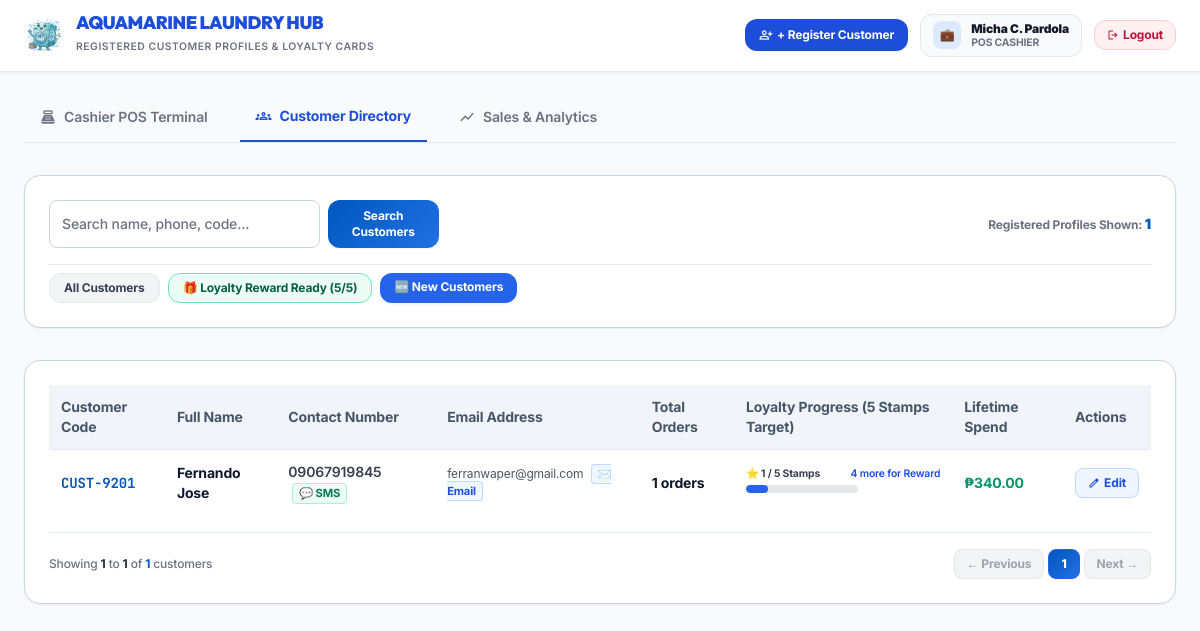
Page /pages/customers.php?filter=new (signed in) on the committed database.
### tables this page shows
CREATE TABLE settings (
            setting_key TEXT PRIMARY KEY,
            setting_value TEXT
        );

CREATE TABLE customers (
            id INTEGER PRIMARY KEY AUTOINCREMENT,
            customer_code TEXT UNIQUE NOT NULL,
            name TEXT NOT NULL,
            contact TEXT DEFAULT 'N/A',
            email TEXT,
            address TEXT,
            created_at DATETIME DEFAULT CURRENT_TIMESTAMP
        );

### pages/customers.php (the view, shortened to what the rows shown need)
<?php
require_once __DIR__ . '/app/Database.php';
require_once __DIR__ . '/app/OrderService.php';
$orderService = new OrderService();
$db = Database::getInstance();
$search = trim($_GET['search'] ?? '');
$filter = trim($_GET['filter'] ?? 'all');
$page = max(1, (int)($_GET['page'] ?? 1));
$limit = 10;
$allCustomers = $db->fetchAll("
    SELECT
        c.*,
        COUNT(o.id) as total_orders,
        SUM(CASE WHEN o.order_status IN ('Completed', 'Claimed', 'Claimed / Completed', 'Ready for Pickup', 'Out for Delivery', 'Delivered', 'Delivered / Completed') THEN 1 ELSE 0 END) as completed_orders_count,
        COALESCE(SUM(o.paid_amount), 0) as lifetime_spend
    FROM customers c
    LEFT JOIN orders o ON o.customer_id = c.id
    WHERE c.name LIKE ? OR c.contact LIKE ? OR c.customer_code LIKE ?
    GROUP BY c.id
    ORDER BY c.id DESC
", ["%$search%", "%$search%", "%$search%"]);
$targetStamps = max(1, (int)($orderService->getSetting('loyalty_stamps_target', '11')));
if ($filter === 'reward_ready') {
    $allCustomers = array_values(array_filter($allCustomers, function($c) use ($targetStamps) {
        $cnt = (int)($c['completed_orders_count'] ?? $c['total_orders'] ?? 0);
        return $cnt > 0 && ($cnt % $targetStamps === 0);
    }));
} elseif ($filter === 'vip') {
    $allCustomers = array_values(array_filter($allCustomers, function($c) {
        return (int)($c['completed_orders_count'] ?? $c['total_orders'] ?? 0) >= 10;
    }));
} elseif ($filter === 'new') {
    $allCustomers = array_values(array_filter($allCustomers, function($c) {
        return (int)($c['completed_orders_count'] ?? $c['total_orders'] ?? 0) <= 2;
    }));
}
$offset = ($page - 1) * $limit;
$customers = array_slice($allCustomers, $offset, $limit);
?>
<!DOCTYPE html>
<html class="light" lang="en">
<head>
    <link href="assets/css/offline-tailwind.css" rel="stylesheet"/>
    <script src="https://cdn.tailwindcss.com?plugins=forms,container-queries"></script>
    <script id="tailwind-config">
        tailwind.config = {
            darkMode: "class",
            theme: {
                extend: {
                    "colors": {
                        "primary": "#0058be",
                        "primary-container": "#2170e4",
                        "secondary": "#006c49",
                        "background": "#f8fafc",
                        "surface": "#f8fafc",
                        "on-surface": "#0f172a",
                        "on-surface-variant": "#475569",
                        "surface-container-lowest": "#ffffff",
                        "surface-container-low": "#f1f5f9"
                    },
                    "fontFamily": {
                        "headline": ["Outfit", "Plus Jakarta Sans", "sans-serif"],
                        "subheading": ["Plus Jakarta Sans", "sans-serif"],
                        "body": ["Inter", "sans-serif"],
                        "mono": ["JetBrains Mono", "monospace"]
                    }
                },
            },
        }
    </script>
</head>
<body class="bg-background font-body text-on-surface">
    <header class="bg-white border-b border-gray-200 px-6 py-3.5 sticky top-0 z-40 shadow-xs">
        <div class="max-w-7xl mx-auto flex flex-wrap items-center justify-between gap-4">
            <div class="flex items-center gap-3">
                <div>
                    <h1 class="text-lg font-black tracking-tight text-blue-700 font-headline uppercase leading-none">
                        AQUAMARINE LAUNDRY HUB
                    </h1>
                </div>
            </div>
        </div>
    </header>
    <main class="px-6 py-8 max-w-7xl mx-auto space-y-8">
        <div class="bg-surface-container-lowest p-6 rounded-2xl border border-outline shadow-sm mb-8 space-y-4">
            <div class="flex flex-wrap gap-2 pt-2 border-t">
                <a href="customers.php?filter=all<?= $search ? '&search=' . urlencode($search) : '' ?>" class="px-3.5 py-1.5 rounded-xl text-xs font-bold transition-all <?= $filter === 'all' ? 'signature-gradient text-white shadow-xs' : 'bg-gray-100 text-gray-700 hover:bg-gray-200 border border-gray-200' ?>">All Customers</a>
                <a href="customers.php?filter=reward_ready<?= $search ? '&search=' . urlencode($search) : '' ?>" class="px-3.5 py-1.5 rounded-xl text-xs font-bold transition-all <?= $filter === 'reward_ready' ? 'bg-emerald-600 text-white shadow-xs' : 'bg-emerald-50 text-emerald-800 border border-emerald-300 hover:bg-emerald-100' ?>">🎁 Loyalty Reward Ready (<?= $targetStamps ?>/<?= $targetStamps ?>)</a>
                <a href="customers.php?filter=new<?= $search ? '&search=' . urlencode($search) : '' ?>" class="px-3.5 py-1.5 rounded-xl text-xs font-bold transition-all <?= $filter === 'new' ? 'bg-blue-600 text-white shadow-xs' : 'bg-blue-50 text-blue-800 border border-blue-200 hover:bg-blue-100' ?>">🆕 New Customers</a>
            </div>
        </div>
        <div class="bg-surface-container-lowest p-6 rounded-2xl border border-outline shadow-sm">
            <div class="overflow-x-auto">
                <table class="w-full text-left text-sm border-collapse">
                    <thead>
                        <tr class="bg-surface-container-low text-on-surface-variant font-semibold border-b">
                            <th class="p-3">Customer Code</th>
                            <th class="p-3">Full Name</th>
                            <th class="p-3">Contact Number</th>
                            <th class="p-3">Email Address</th>
                            <th class="p-3">Total Orders</th>
                            <th class="p-3">Loyalty Progress (<?= $targetStamps ?> Stamps Target)</th>
                            <th class="p-3">Lifetime Spend</th>
                            <th class="p-3">Actions</th>
                        </tr>
                    </thead>
                    <tbody class="divide-y">
                        <?php if (empty($customers)): ?>
                            <tr>
                                <td colspan="8" class="text-center py-8 text-on-surface-variant">No customers found. Click <strong>Register Customer</strong> to add one.</td>
                            </tr>
                        <?php else: ?>
                            <?php foreach ($customers as $c): ?>
                                <?php
                                    $totalCompleted = (int)($c['completed_orders_count'] ?? $c['total_orders'] ?? 0);
                                    $remainder = $totalCompleted % $targetStamps;
                                    $stamps = ($totalCompleted > 0 && $remainder === 0) ? $targetStamps : $remainder;
                                    $isEligible = ($stamps === $targetStamps);
                                ?>
                                <tr class="hover:bg-surface-container-low transition-all">
                                    <td class="p-3 font-mono font-bold text-primary"><?= htmlspecialchars($c['customer_code']) ?></td>
                                    <td class="p-3 font-bold text-on-surface"><?= htmlspecialchars($c['name']) ?></td>
                                    <td class="p-3 font-semibold text-gray-700">
                                        <?= htmlspecialchars($c['contact']) ?>
                                        <?php if ($c['contact'] !== 'N/A'): ?>
                                            <button type="button" onclick="sendMobileSMS('<?= htmlspecialchars(addslashes($c['contact'])) ?>', 'Aquamarine Laundry: Hello <?= htmlspecialchars(addslashes($c['name'])) ?>, your laundry order update is ready!', this)" class="ml-1 text-2xs bg-emerald-50 text-emerald-700 px-1.5 py-0.5 rounded border border-emerald-200 font-bold hover:bg-emerald-100">💬 SMS</button>
                                        <?php endif; ?>
                                    </td>
                                    <td class="p-3 text-xs text-gray-600">
                                        <?= htmlspecialchars($c['email'] ?: 'N/A') ?>
                                        <?php if (!empty($c['email'])): ?>
                                            <a href="mailto:<?= rawurlencode($c['email']) ?>" class="ml-1 text-2xs bg-blue-50 text-blue-700 px-1.5 py-0.5 rounded border border-blue-200 font-bold">✉️ Email</a>
                                        <?php endif; ?>
                                    </td>
                                    <td class="p-3 font-bold"><?= $c['total_orders'] ?> orders</td>
                                    <td class="p-3">
                                        <?php
                                            $loyaltyDataJson = htmlspecialchars(json_encode([
                                                'id' => $c['id'],
                                                'name' => $c['name'],
                                                'code' => $c['customer_code'],
                                                'contact' => $c['contact'],
                                                'total_orders' => $totalCompleted,
                                                'stamps' => $stamps,
                                                'target_stamps' => $targetStamps,
                                                'is_eligible' => $isEligible
                                            ]), ENT_QUOTES, 'UTF-8');
                                        ?>
                                        <?php if ($isEligible): ?>
                                            <button type="button" onclick="openLoyaltyModal(<?= $loyaltyDataJson ?>)" class="inline-flex items-center gap-1 bg-emerald-100 text-emerald-900 border border-emerald-300 px-2.5 py-1 rounded-lg text-xs font-bold shadow-2xs hover:bg-emerald-200 cursor-pointer">
                                                🎁 REWARD READY!
                                            </button>
                                        <?php else: ?>
                                            <button type="button" onclick="openLoyaltyModal(<?= $loyaltyDataJson ?>)" class="space-y-1 text-left w-full hover:opacity-80 cursor-pointer">
                                                <div class="flex justify-between items-center text-3xs font-bold text-gray-700">
                                                    <span>⭐ <?= $stamps ?> / <?= $targetStamps ?> Stamps</span>
                                                    <span class="text-blue-700 font-semibold"><?= max(0, $targetStamps - $stamps) ?> more for Reward</span>
                                                </div>
                                                <div class="w-28 bg-gray-200 h-2 rounded-full overflow-hidden">
                                                    <div class="bg-blue-600 h-full rounded-full transition-all" style="width: <?= min(100, round(($stamps / $targetStamps) * 100)) ?>%;"></div>
                                                </div>
                                            </button>
                                        <?php endif; ?>
                                    </td>
                                    <td class="p-3 font-bold text-emerald-600">₱<?= number_format($c['lifetime_spend'], 2) ?></td>
                                    <td class="p-3">
                                        <button type="button" onclick="editCustomer(<?= htmlspecialchars(json_encode($c), ENT_QUOTES, 'UTF-8') ?>)" class="text-blue-700 bg-blue-50 border border-blue-200 px-3 py-1.5 rounded-lg text-xs font-bold hover:bg-blue-100 flex items-center gap-1 shadow-2xs cursor-pointer">
                                            <span class="material-symbols-outlined text-xs">edit</span> Edit
                                        </button>
                                    </td>
                                </tr>
                            <?php endforeach; ?>
                        <?php endif; ?>
                    </tbody>
                </table>
            </div>
        </div>
    </main>
</body>
</html>

### rows in the picture
settings: setting_value "5"
customers: customer_code "CUST-9201", name "Fernando Jose", contact "09067919845", email "ferranwaper@gmail.com", total_orders "1", stamps "1", max(0, $targetStamps - $stamps) "4", min(100, round(($stamps / $targetStamps) * 100)) 20 (drawn), lifetime_spend "340.00"

### other values in the picture
$_SESSION['full_name'] "Micha C. Pardola"
count($customers) "1"
min($offset + 1, $totalCustomersCount) "1"
min($offset + $limit, $totalCustomersCount) "1"
$totalCustomersCount "1"
